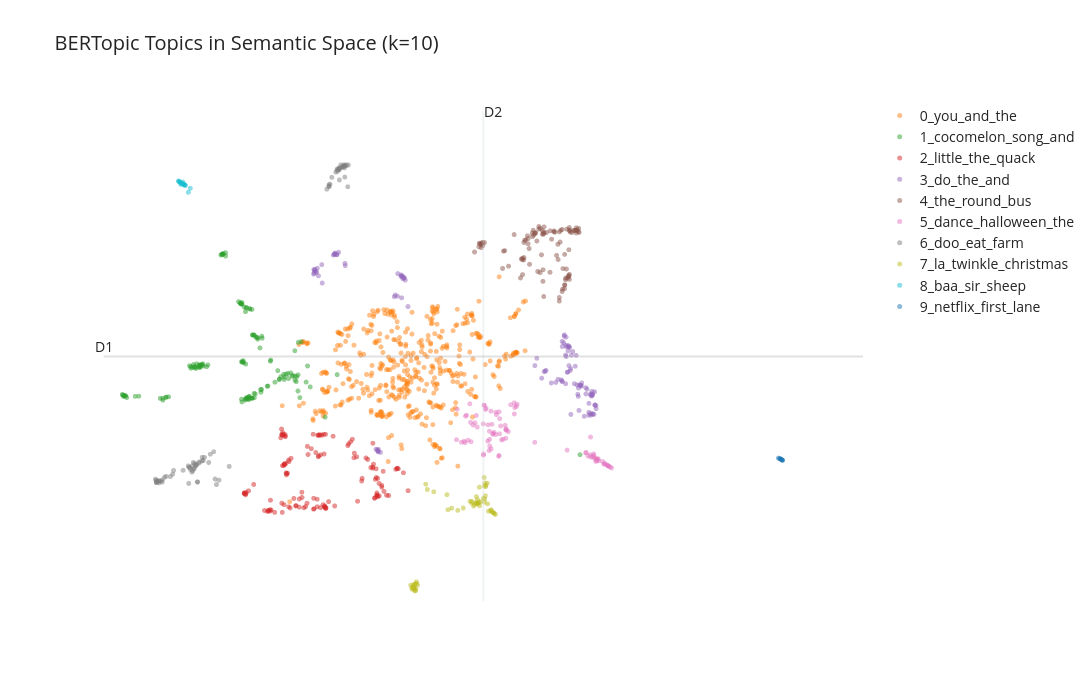

Notebook code cell kept with this figure:
### Markdown cell above
### Figure B-2: BERTopic Semantic Space (k=10)

Each point is a Cocomelon video plotted in 2D UMAP space. Videos that are
**semantically similar cluster together**. Colors represent the 10 BERTopic topics.

Note on topic names in the legend: BERTopic auto-generates topic labels from the
most statistically distinctive keywords per cluster. Because video descriptions
contain repeated boilerplate text ("subscribe for new videos", "about Cocomelon",
social links), stop words like "you", "and", "the" dominate some labels. The actual
content of each topic is clearer from the representative documents than the label
names suggest. The 10→6 mapping table above reflects what each topic actually contains.

What to look for:

- **Topic 4 (4_the_round_bus_on)** — the tightest, most isolated cluster on the left.
  Vehicle songs have very consistent vocabulary across 11 years of uploads, making
  them the easiest to separate from everything else.
- **Topic 5 (5_doo_eat_farm_moo)** and **Topic 6 (6_do_wash_my_the)** — farm/food
  and bath content sit in their own neighborhoods, somewhat separated from the
  central mass. The actual keywords (moo, eat, farm, wash, splash) are more
  descriptive than the auto-generated label suggests.
- **Topic 9 (9_netflix_first_lane)** — the isolated blue dot at far left. Netflix
  CoComelon Lane episodes are semantically distinct from the rest of the catalog,
  confirming they are a different format.
- **Center mass** — Topics 0, 1, 2, 3 overlap heavily. Compilation, seasonal, and
  classic nursery rhyme content share vocabulary across descriptions, which is why
  these clusters are less visually separated.

### Code cell
# Fig B-2: BERTopic topic scatter — use 2D UMAP for cleaner layout
fig = topic_model.visualize_documents(
    texts_to_embed,              # updated from 'titles'
    reduced_embeddings=reduced_2d,
    width=1100,
    height=700,
    hide_annotations=True
)
fig.update_layout(
    title='BERTopic Topics in Semantic Space (k=10)',
    font=dict(size=14)
)
fig.show()
